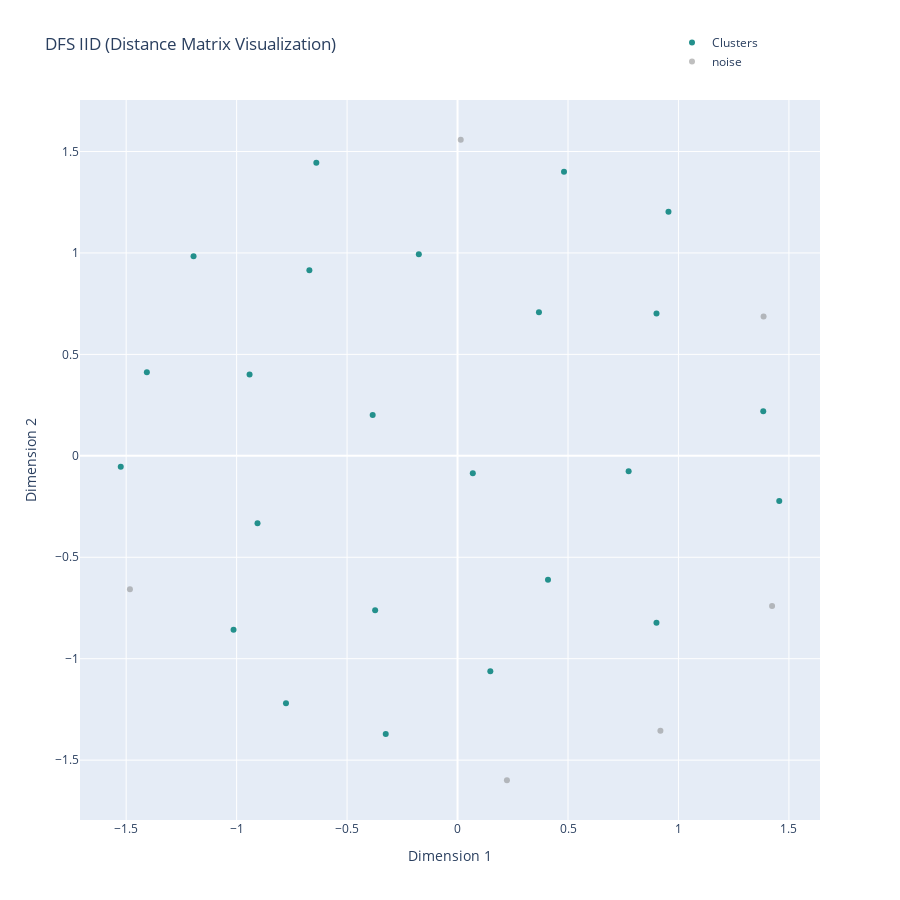
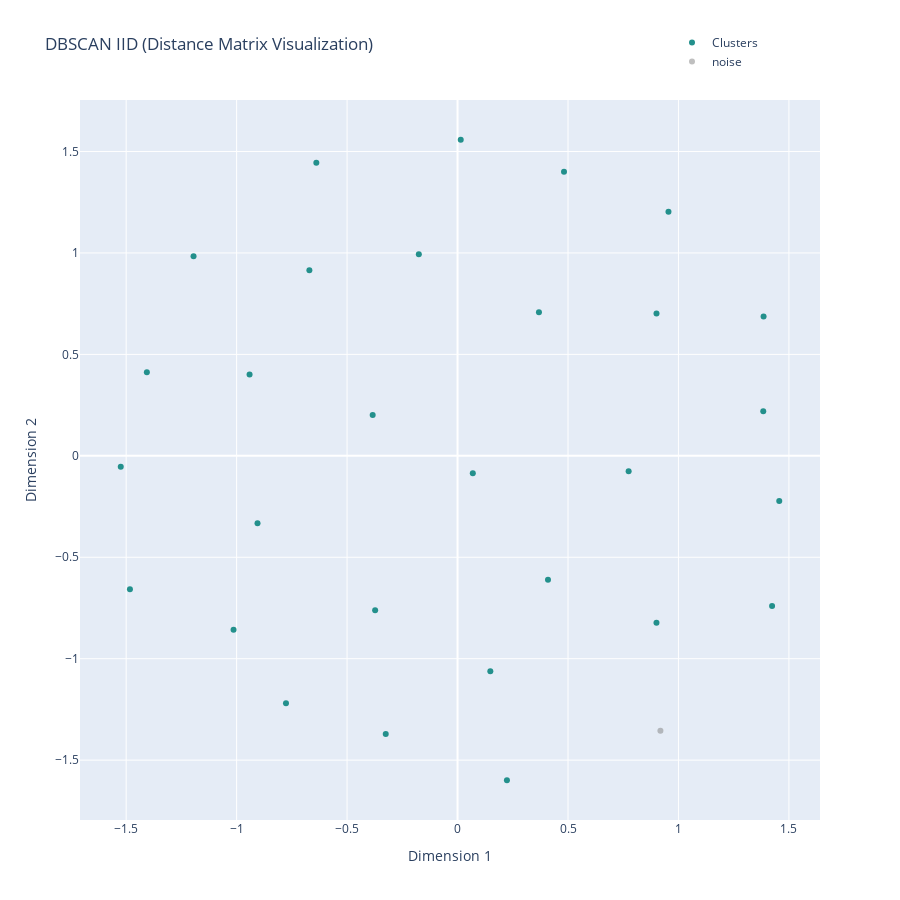
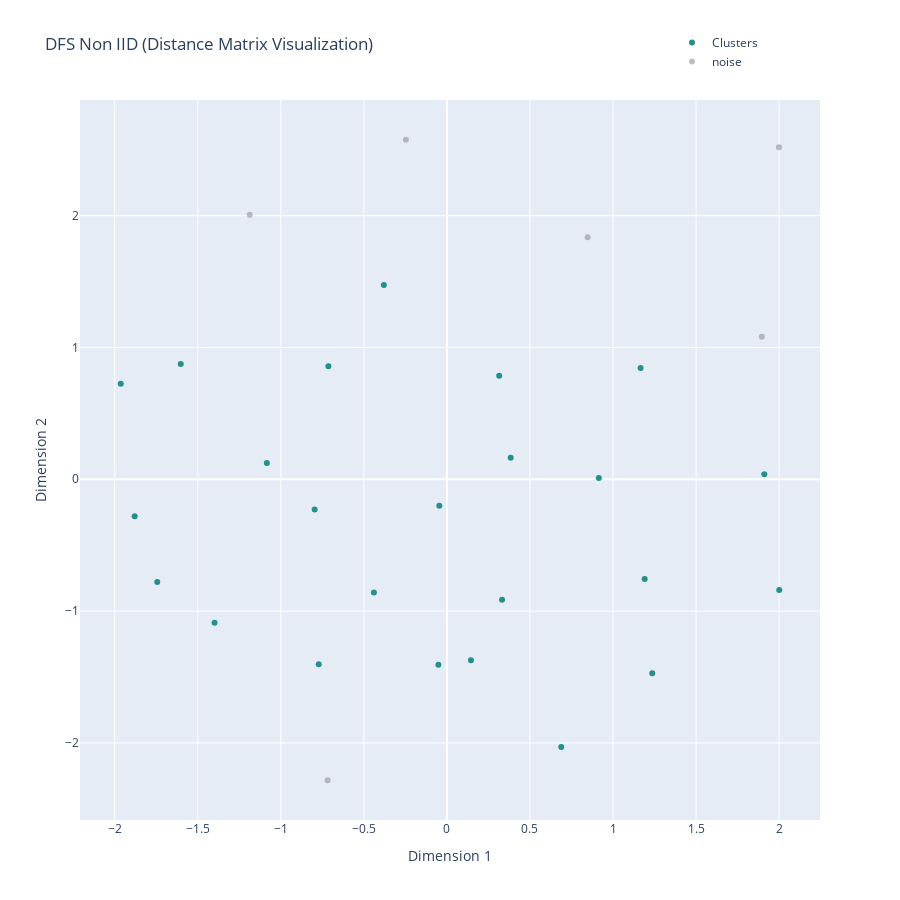
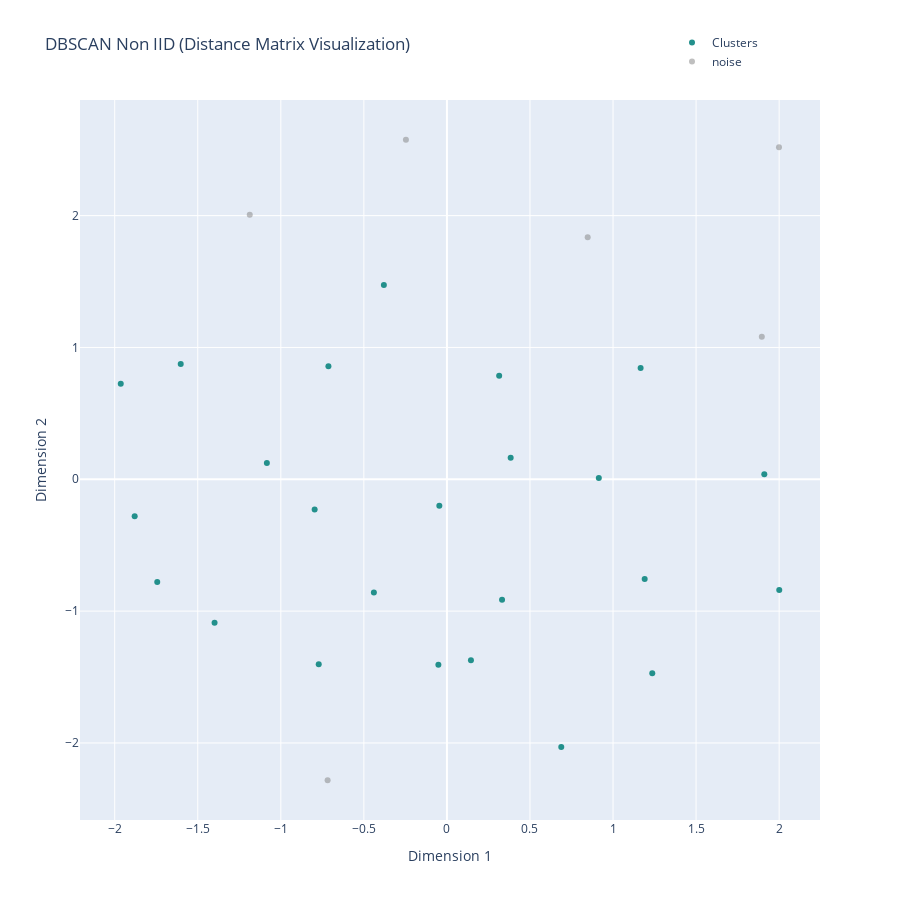

Write notebook code for charts like these, in order.
### Code cell
import numpy as np
from sklearn.metrics import pairwise_distances
from sklearn.metrics.pairwise import cosine_distances
from sklearn.cluster import DBSCAN
from sklearn.manifold import MDS
import plotly.graph_objects as go
# DFS進行分群
def dfs(node, visited, adj_matrix):
    cluster = []
    stack = [node]
    # print(f'node: {node}')
    while stack:
        current = stack.pop()
        if current not in visited:
            visited.add(current)
            cluster.append(current)
            neighbors = np.where(adj_matrix[current] == 1)[0]
            # print(print(f'neighbors: {neighbors}'))
            stack.extend(neighbors)
    return cluster
# 自定義距離度量
def custom_distance(x1, x2):
    conv1_weight = x1[:832].reshape(-1) - x2[:832].reshape(-1)
    conv2_weight = x1[832:52096].reshape(-1) - x2[832:52096].reshape(-1)
    fc1_weight = x1[52096:1658240].reshape(-1) - x2[52096:1658240].reshape(-1)
    fc2_weight = x1[1658240:].reshape(-1) - x2[1658240:].reshape(-1)
    # fc1_weight_x1, fc1_weight_x2 = x1[52096:1658240].reshape(1, -1) , x2[52096:1658240].reshape(1, -1)
    # fc2_weight_x1, fc2_weight_x2 = x1[1658240:].reshape(1, -1) , x2[1658240:].reshape(1, -1)
    
    # 計算距離
    conv_dist = np.linalg.norm(conv1_weight) + np.linalg.norm(conv2_weight)
    fc_dist = np.linalg.norm(fc1_weight) + np.linalg.norm(fc2_weight)
    # fc1_dist = cosine_distances(fc1_weight_x1, fc1_weight_x2)[0, 0]
    # fc2_dist = cosine_distances(fc2_weight_x1, fc2_weight_x2)[0, 0]
    
    # 組合距離
    total_dist = conv_dist*0.8 + fc_dist*0.2
    # total_dist = conv_dist*0.8 + fc1_dist*0.1 + fc2_dist*0.1
    
    return total_dist
def plot_2d_noise(dist_matrix, labels, topic):
    mds = MDS(n_components=2, dissimilarity="precomputed", random_state=42)
    coords = mds.fit_transform(dist_matrix)

    # Split data into noise and non-noise
    noise_coords = coords[np.where(labels == -1)[0]]
    non_noise_coords = coords[np.where(labels != -1)[0]]
    non_noise_labels = labels[np.where(labels != -1)[0]]
    
    # Create text for non-noise data (Data index and the corresponding label)
    non_noise_text = [f'user:{idx}<br>cluster:{lbl}' for idx, lbl in zip(np.where(labels != -1)[0], non_noise_labels)]
    
    # Create scatter plot for non-noise data
    fig = go.Figure(go.Scatter(x=non_noise_coords[:, 0], y=non_noise_coords[:, 1], 
                                mode='markers', marker=dict(color=non_noise_labels, colorscale='Viridis', showscale=False),
                                text=non_noise_text, name="Clusters")) # Changed name to "Clusters"
    # dict(color=non_noise_labels, colorscale='Viridis',colorbar=dict(x=1.05), showscale=True)
    # Create text for noise data (Data index only)
    noise_text = [f'user:{idx}' for idx in np.where(labels == -1)[0]]

    # Add scatter plot for noise data
    fig.add_trace(go.Scatter(x=noise_coords[:, 0], y=noise_coords[:, 1], 
                             mode='markers', marker=dict(color='grey', opacity=0.5),
                             text=noise_text, name="noise")) # Added name "noise"
    
    fig.update_traces(textposition='top center')
    fig.update_layout(title=f"{topic} (Distance Matrix Visualization)", 
                      xaxis_title="Dimension 1", yaxis_title="Dimension 2",
                      legend=dict(x=0.8, y=1.1),width=900, height=900)
    fig.show()
# # 建立距離矩陣
# # 創建一個100x100的隨機矩陣
# org_dist = np.random.rand(30,30)

# # 將矩陣填充為對稱矩陣
# org_dist = (org_dist + org_dist.T) / 2

# # 將對角元素設為0
# np.fill_diagonal(org_dist, 0)
for w_ls,user_label,topic,dc_per in zip(w_ls_list,users_label_ls,['IID','Non IID','Non IID(one shard)'],[50,30,6.8]):
    w_ls = w_ls.to('cpu')
    w_ls_np = w_ls.numpy()
    num_vectors = w_ls_np.shape[0]
    label_noise = np.full(num_vectors, -1)
    dist_matrix = np.zeros((num_vectors, num_vectors))
    for i in range(num_vectors):
        for j in range(i + 1, num_vectors):
            dist_matrix[i, j] = custom_distance(w_ls_np[i], w_ls_np[j]) # torch.sqrt(torch.sum((w_ls[i] - w_ls[i+1:]) ** 2, dim=1))
            dist_matrix[j, i] = dist_matrix[i, j]
    # dist_matrix = pairwise_distances(w_ls_np, metric='euclidean')
    # 建立鄰接矩陣
    dc = round(np.percentile(dist_matrix[np.triu_indices(num_vectors, k=1)],dc_per),4)
    print(f'dc: {dc}')
    adj_matrix = np.zeros_like(dist_matrix)
    for i in range(num_vectors):
        # 找到距離最近的10個點
        closest_indices = np.intersect1d(dist_matrix[i].argsort()[1:11],np.where(dist_matrix[i] <= dc)[0])
        # closest_indices = org_dist[i].argsort()[1:4]
        adj_matrix[i, closest_indices] = 1

    visited = set()
    clusters = []
    for i in range(adj_matrix.shape[0]):
        if i not in visited:
            cluster = dfs(i, visited, adj_matrix)
            clusters.append(cluster)
    # 篩選雜訊
    valid_clusters = []
    noise = []
    for cluster in clusters:
        if len(cluster) >= 3:
            valid_clusters.append(cluster)
        else:
            noise.extend(cluster)
    for cluster_idx, cluster in enumerate(valid_clusters):
        for p_idx in cluster:
            label_noise[p_idx] = cluster_idx
    # valid_clusters = [cluster for cluster in clusters if len(cluster) >= 3]
    # noise = [cluster for cluster in clusters if len(cluster) < 3]
    # dbscan
    min_samples = max(int(num_vectors/10),1)
    dbscan = DBSCAN(eps=dc, min_samples=min_samples, metric='precomputed')
    labels = dbscan.fit_predict(dist_matrix)
    dbscan_cluster, dbscan_noise = label_to_set(labels)
    
    label_to_user = user_label_reverse(user_label)
    print(f'label to users:{label_to_user}\n')
    print("Valid Clusters:", valid_clusters)
    print("Noise:", noise)
    plot_2d_noise(dist_matrix,label_noise,f'DFS {topic}')
    print(f'DBSCAN Clusters: {dbscan_cluster}')
    print(f'DBSCAN Noise: {dbscan_noise}')
    plot_2d_noise(dist_matrix,labels,f'DBSCAN {topic}')
    
    cluster_weights = []
    for cluster in valid_clusters:
        subset = w_ls[cluster]
        avg = torch.mean(subset)
        cluster_weights.append(avg)

### Figure 1 — Plotly figure (JSON) as saved in the notebook; plotly's stock layout.template omitted (floating-point values rounded to 4 significant figures)
{"data": [{"marker": {"color": [0, 0, 0, 0, 0, 0, 0, 0, 0, 0, 0, 0, 0, 0, 0, 0, 0, 0, 0, 0, 0, 0, 0, 0], "colorscale": [[0, "#440154"], [0.1111, "#482878"], [0.2222, "#3e4989"], [0.3333, "#31688e"], [0.4444, "#26828e"], [0.5556, "#1f9e89"], [0.6667, "#35b779"], [0.7778, "#6ece58"], [0.8889, "#b5de2b"], [1, "#fde725"]], "showscale": false}, "mode": "markers", "name": "Clusters", "text": ["user:0<br>cluster:0", "user:1<br>cluster:0", "user:2<br>cluster:0", "user:3<br>cluster:0", "user:4<br>cluster:0", "user:5<br>cluster:0", "user:6<br>cluster:0", "user:8<br>cluster:0", "user:9<br>cluster:0", "user:11<br>cluster:0", "user:12<br>cluster:0", "user:13<br>cluster:0", "user:14<br>cluster:0", "user:16<br>cluster:0", "user:17<br>cluster:0", "user:18<br>cluster:0", "user:19<br>cluster:0", "user:20<br>cluster:0", "user:21<br>cluster:0", "user:22<br>cluster:0", "user:25<br>cluster:0", "user:26<br>cluster:0", "user:27<br>cluster:0", "user:28<br>cluster:0"], "textposition": "top center", "type": "scatter", "x": [-0.325, 0.9548, -0.3842, 1.456, -0.373, -1.195, 1.384, 0.4819, 0.9006, -0.6707, 0.1484, -1.406, -1.014, 0.4094, 0.9005, -0.6392, -0.1752, 0.3685, -1.525, -0.9055, 0.7745, 0.06905, -0.9414, -0.7765], "y": [-1.371, 1.203, 0.2012, -0.223, -0.7616, 0.984, 0.2192, 1.4, 0.7012, 0.9143, -1.062, 0.4123, -0.8571, -0.6104, -0.8226, 1.444, 0.9935, 0.7083, -0.05331, -0.3326, -0.07595, -0.08609, 0.4004, -1.22]}, {"marker": {"color": "grey", "opacity": 0.5}, "mode": "markers", "name": "noise", "text": ["user:7", "user:10", "user:15", "user:23", "user:24", "user:29"], "textposition": "top center", "type": "scatter", "x": [-1.483, 0.2236, 0.0145, 1.424, 1.385, 0.9183], "y": [-0.6572, -1.599, 1.558, -0.7403, 0.6869, -1.355]}], "layout": {"height": 900, "legend": {"x": 0.8, "y": 1.1}, "title": {"text": "DFS IID (Distance Matrix Visualization)"}, "width": 900, "xaxis": {"title": {"text": "Dimension 1"}}, "yaxis": {"title": {"text": "Dimension 2"}}}}

### Figure 2 — Plotly figure (JSON) as saved in the notebook; plotly's stock layout.template omitted (floating-point values rounded to 4 significant figures)
{"data": [{"marker": {"color": [0, 0, 0, 0, 0, 0, 0, 0, 0, 0, 0, 0, 0, 0, 0, 0, 0, 0, 0, 0, 0, 0, 0, 0, 0, 0, 0, 0, 0], "colorscale": [[0, "#440154"], [0.1111, "#482878"], [0.2222, "#3e4989"], [0.3333, "#31688e"], [0.4444, "#26828e"], [0.5556, "#1f9e89"], [0.6667, "#35b779"], [0.7778, "#6ece58"], [0.8889, "#b5de2b"], [1, "#fde725"]], "showscale": false}, "mode": "markers", "name": "Clusters", "text": ["user:0<br>cluster:0", "user:1<br>cluster:0", "user:2<br>cluster:0", "user:3<br>cluster:0", "user:4<br>cluster:0", "user:5<br>cluster:0", "user:6<br>cluster:0", "user:7<br>cluster:0", "user:8<br>cluster:0", "user:9<br>cluster:0", "user:10<br>cluster:0", "user:11<br>cluster:0", "user:12<br>cluster:0", "user:13<br>cluster:0", "user:14<br>cluster:0", "user:15<br>cluster:0", "user:16<br>cluster:0", "user:17<br>cluster:0", "user:18<br>cluster:0", "user:19<br>cluster:0", "user:20<br>cluster:0", "user:21<br>cluster:0", "user:22<br>cluster:0", "user:23<br>cluster:0", "user:24<br>cluster:0", "user:25<br>cluster:0", "user:26<br>cluster:0", "user:27<br>cluster:0", "user:28<br>cluster:0"], "textposition": "top center", "type": "scatter", "x": [-0.325, 0.9548, -0.3842, 1.456, -0.373, -1.195, 1.384, -1.483, 0.4819, 0.9006, 0.2236, -0.6707, 0.1484, -1.406, -1.014, 0.0145, 0.4094, 0.9005, -0.6392, -0.1752, 0.3685, -1.525, -0.9055, 1.424, 1.385, 0.7745, 0.06905, -0.9414, -0.7765], "y": [-1.371, 1.203, 0.2012, -0.223, -0.7616, 0.984, 0.2192, -0.6572, 1.4, 0.7012, -1.599, 0.9143, -1.062, 0.4123, -0.8571, 1.558, -0.6104, -0.8226, 1.444, 0.9935, 0.7083, -0.05331, -0.3326, -0.7403, 0.6869, -0.07595, -0.08609, 0.4004, -1.22]}, {"marker": {"color": "grey", "opacity": 0.5}, "mode": "markers", "name": "noise", "text": ["user:29"], "textposition": "top center", "type": "scatter", "x": [0.9183], "y": [-1.355]}], "layout": {"height": 900, "legend": {"x": 0.8, "y": 1.1}, "title": {"text": "DBSCAN IID (Distance Matrix Visualization)"}, "width": 900, "xaxis": {"title": {"text": "Dimension 1"}}, "yaxis": {"title": {"text": "Dimension 2"}}}}

### Figure 3 — Plotly figure (JSON) as saved in the notebook; plotly's stock layout.template omitted (floating-point values rounded to 4 significant figures)
{"data": [{"marker": {"color": [0, 0, 0, 0, 0, 0, 0, 0, 0, 0, 0, 0, 0, 0, 0, 0, 0, 0, 0, 0, 0, 0, 0, 0], "colorscale": [[0, "#440154"], [0.1111, "#482878"], [0.2222, "#3e4989"], [0.3333, "#31688e"], [0.4444, "#26828e"], [0.5556, "#1f9e89"], [0.6667, "#35b779"], [0.7778, "#6ece58"], [0.8889, "#b5de2b"], [1, "#fde725"]], "showscale": false}, "mode": "markers", "name": "Clusters", "text": ["user:0<br>cluster:0", "user:1<br>cluster:0", "user:2<br>cluster:0", "user:4<br>cluster:0", "user:5<br>cluster:0", "user:6<br>cluster:0", "user:7<br>cluster:0", "user:8<br>cluster:0", "user:9<br>cluster:0", "user:10<br>cluster:0", "user:11<br>cluster:0", "user:12<br>cluster:0", "user:13<br>cluster:0", "user:14<br>cluster:0", "user:15<br>cluster:0", "user:17<br>cluster:0", "user:18<br>cluster:0", "user:19<br>cluster:0", "user:21<br>cluster:0", "user:24<br>cluster:0", "user:26<br>cluster:0", "user:27<br>cluster:0", "user:28<br>cluster:0", "user:29<br>cluster:0"], "textposition": "top center", "type": "scatter", "x": [-0.04567, 1.911, 0.3144, 0.3319, 0.9144, -1.88, -1.084, 0.6883, -0.4397, 0.1445, -0.7964, -1.964, -0.3796, 2.001, -1.744, 0.3837, -0.7135, -0.7718, 1.191, -1.399, 1.166, -1.603, 1.236, -0.05148], "y": [-0.2012, 0.03856, 0.7856, -0.9133, 0.01017, -0.281, 0.1236, -2.031, -0.8584, -1.372, -0.2291, 0.7254, 1.474, -0.8408, -0.7785, 0.164, 0.858, -1.404, -0.7558, -1.088, 0.8447, 0.874, -1.471, -1.408]}, {"marker": {"color": "grey", "opacity": 0.5}, "mode": "markers", "name": "noise", "text": ["user:3", "user:16", "user:20", "user:22", "user:23", "user:25"], "textposition": "top center", "type": "scatter", "x": [0.8474, 1.999, -1.187, 1.896, -0.2469, -0.7183], "y": [1.836, 2.519, 2.006, 1.08, 2.576, -2.283]}], "layout": {"height": 900, "legend": {"x": 0.8, "y": 1.1}, "title": {"text": "DFS Non IID (Distance Matrix Visualization)"}, "width": 900, "xaxis": {"title": {"text": "Dimension 1"}}, "yaxis": {"title": {"text": "Dimension 2"}}}}

### Figure 4 — Plotly figure (JSON) as saved in the notebook; plotly's stock layout.template omitted (floating-point values rounded to 4 significant figures)
{"data": [{"marker": {"color": [0, 0, 0, 0, 0, 0, 0, 0, 0, 0, 0, 0, 0, 0, 0, 0, 0, 0, 0, 0, 0, 0, 0, 0], "colorscale": [[0, "#440154"], [0.1111, "#482878"], [0.2222, "#3e4989"], [0.3333, "#31688e"], [0.4444, "#26828e"], [0.5556, "#1f9e89"], [0.6667, "#35b779"], [0.7778, "#6ece58"], [0.8889, "#b5de2b"], [1, "#fde725"]], "showscale": false}, "mode": "markers", "name": "Clusters", "text": ["user:0<br>cluster:0", "user:1<br>cluster:0", "user:2<br>cluster:0", "user:4<br>cluster:0", "user:5<br>cluster:0", "user:6<br>cluster:0", "user:7<br>cluster:0", "user:8<br>cluster:0", "user:9<br>cluster:0", "user:10<br>cluster:0", "user:11<br>cluster:0", "user:12<br>cluster:0", "user:13<br>cluster:0", "user:14<br>cluster:0", "user:15<br>cluster:0", "user:17<br>cluster:0", "user:18<br>cluster:0", "user:19<br>cluster:0", "user:21<br>cluster:0", "user:24<br>cluster:0", "user:26<br>cluster:0", "user:27<br>cluster:0", "user:28<br>cluster:0", "user:29<br>cluster:0"], "textposition": "top center", "type": "scatter", "x": [-0.04567, 1.911, 0.3144, 0.3319, 0.9144, -1.88, -1.084, 0.6883, -0.4397, 0.1445, -0.7964, -1.964, -0.3796, 2.001, -1.744, 0.3837, -0.7135, -0.7718, 1.191, -1.399, 1.166, -1.603, 1.236, -0.05148], "y": [-0.2012, 0.03856, 0.7856, -0.9133, 0.01017, -0.281, 0.1236, -2.031, -0.8584, -1.372, -0.2291, 0.7254, 1.474, -0.8408, -0.7785, 0.164, 0.858, -1.404, -0.7558, -1.088, 0.8447, 0.874, -1.471, -1.408]}, {"marker": {"color": "grey", "opacity": 0.5}, "mode": "markers", "name": "noise", "text": ["user:3", "user:16", "user:20", "user:22", "user:23", "user:25"], "textposition": "top center", "type": "scatter", "x": [0.8474, 1.999, -1.187, 1.896, -0.2469, -0.7183], "y": [1.836, 2.519, 2.006, 1.08, 2.576, -2.283]}], "layout": {"height": 900, "legend": {"x": 0.8, "y": 1.1}, "title": {"text": "DBSCAN Non IID (Distance Matrix Visualization)"}, "width": 900, "xaxis": {"title": {"text": "Dimension 1"}}, "yaxis": {"title": {"text": "Dimension 2"}}}}
